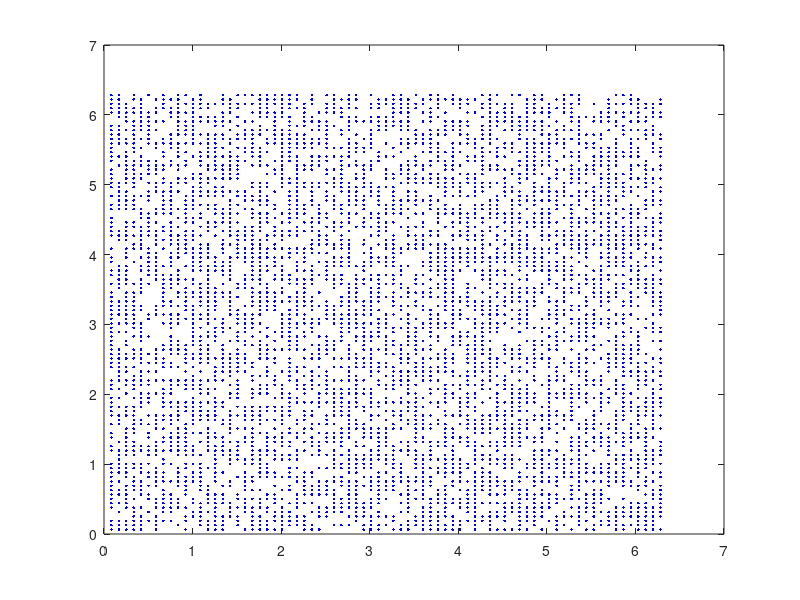

Recreate this plot in MATLAB. (Note: this script raises an error after producing the figure.)
%
% nufft example
%
close all;clear all;clc;

addpath(genpath('~./Dropbox/irt'));

%
n1 = 75;
n2 = 100;
npts = 5000
x = imresize(peaks(max(n1,n2)),[n1 n2]);

%the sprial, a 201 point subset of the full freq domain, scale to [0 1] each loc to sprial it
%omega = linspace(0, 20*2*pi, npts)';	% crude spiral:
%omega = pi*[cos(omega) sin(omega)].*omega(:,[1 1])/max(omega);

%all the points...
[k1pts k2pts] = meshgrid(1:n1, 1:n2);
k1pts = reshape(k1pts,numel(k1pts),1)*2*pi/n1;
k2pts = reshape(k2pts,numel(k2pts),1)*2*pi/n2;
omega = [k1pts k2pts];

%random sample of points
omega = omega(sort(randsample(1:max(size(omega)),npts)),:);

%plot the sample locations
plot(omega(:,1), omega(:,2),'b.');

%the number of neighbors to use when interpolating
j1 = 15;
j2 = 15;

%the fft sizes?
k1 = 3*n1;
k2 = 3*n2;

%this sytax
args = {omega, [n1 n2], [j1 j2], [k1 k2]};

%Create fft matrix
%A = Gnufft(args); %fast
%Ad = Gdsft(omega,[n1 n2]); %exact

%old way?
fprintf('nufft init: ');
tic
st = nufft_init(omega, [n1 n2], [j1 j2], [k1 k2]);
toc

%fancy Gnufft way
% tic
% ya = A*x;
% toc

%exact nuft
%tic
%yx = Ad*x;
%toc

%old style?
% tic
% yo = nufft(x,st); %an fft from the whole image into the small, oddly spaced, freq domain
% toc

%scaling? I think nufft is like fftw....
scale_factor = sqrt(npts);
yos = nufft(x,st)/scale_factor;
yosi = nufft_adj(yos,st)/scale_factor;

figure()
subplot(1,2,1)
surf(real(yosi));
subplot(1,2,2)
surf(x);



